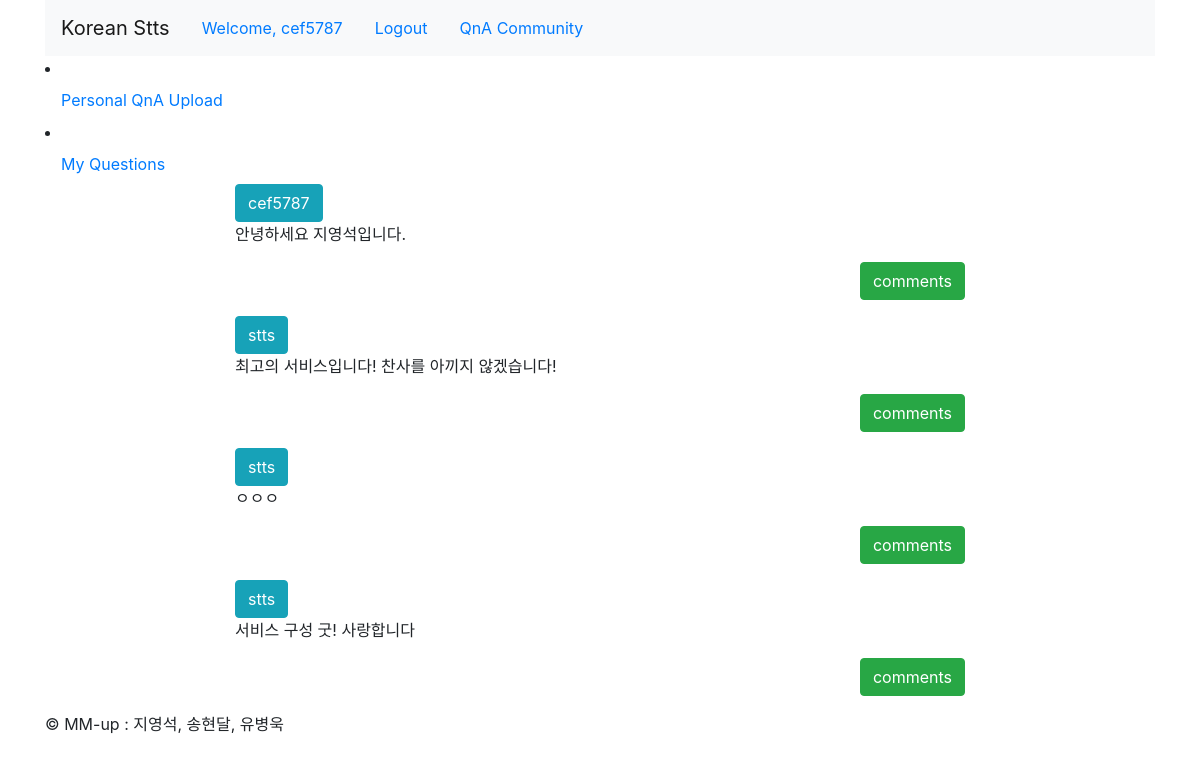
Page /QnA/ (signed in) on the committed database.
### QnA/models.py (models this page shows, shortened)
class QuestionAndAnswer(models.Model):
    author = models.ForeignKey(User, on_delete=models.CASCADE, related_name="user_author")
    title = models.CharField(max_length=100)
    text = models.TextField()
    hit = models.PositiveIntegerField(default=0)
    created = models.DateTimeField(auto_now_add=True)
    updated = models.DateTimeField(auto_now=True)
    class Meta:
        ordering = ['-updated']

### QnA/views.py (the view)
# urls.py: path('', QnA_list, name="QnA_list"),
def QnA_list(request):
    QnAs = QuestionAndAnswer.objects.all().order_by("hit")
    return render(request, "QnA/list.html", context={"QnAs": QnAs})

### QnA/templates/QnA/list.html (shortened to what this page needs)
{% extends 'base.html' %}
{% block content %}
    <li class="nav-item"><a href="{% url 'QnA:QnA_upload' %}" class="nav-link">Personal QnA Upload</a></li>
    <li class="nav-item"><a href="{% url 'QnA:MyQnA' %}" class="nav-link">My Questions</a></li>
    {% for post in QnAs %}
        <div class="row">
            <div class="col-md-2"></div>
            <div class="col-md-8 panel panel-default">
                <button type="button" class="btn btn-xs btn-info">
                    {{post.author.username}}</button>
                <p>{{post.text|linebreaksbr}}</p>
                <p class="text-right">
                    <a href="{% url 'QnA:QnA_detail' pk=post.id %}" class="btn btn-xs btn-success">comments</a>
                </p>
            </div>
            <div class="col-md-2"></div>
        </div>
    {% endfor %}
{% endblock %}

### templates/base.html (shortened to what this page needs)
<!DOCTYPE html>
<html lang="en">
<head>
    <link rel="stylesheet" href="https://stackpath.bootstrapcdn.com/bootstrap/4.1.3/css/bootstrap.min.css">
</head>
<body>
<div class="container">
    <header class="header clearfix">
        <nav class="navbar navbar-expand-lg navbar-light bg-light">
            <a class="navbar-brand" href="/">Korean Stts</a>
            <ul class="nav">
                {% if user.is_authenticated %}
                <li class="nav-item"><a href="#" class="nav-link">Welcome, {{user.get_username}}</a></li>
                <li class="nav-item"><a href="{% url 'account:logout' %}" class="nav-link">Logout</a></li>
                <li class="nav-item"><a href="{% url 'QnA:QnA_list' %}" class="nav-link">QnA Community</a></li>
                {% else %}
                <li class="nav-item"><a href="{% url 'account:login' %}" class="nav-link">Login</a></li>
                <li class="nav-item"><a href="{% url 'account:register' %}" class="nav-link">Signup</a></li>
                {% endif %}
            </ul>
        </nav>
    </header>
    {% block content %}
    {% endblock %}
    <footer class="footer">
        <p>&copy; MM-up : 지영석, 송현달, 유병욱</p>
    </footer>
</div>
</body>

### rows in the picture
QuestionAndAnswer: author.username "cef5787", text "안녕하세요 지영석입니다."
QuestionAndAnswer: author.username "stts", text "최고의 서비스입니다! 찬사를 아끼지 않겠습니다!"
QuestionAndAnswer: author.username "stts", text "ㅇㅇㅇ"
QuestionAndAnswer: author.username "stts", text "서비스 구성 굿! 사랑합니다"

### other values in the picture
{{ user.get_username }} "cef5787"
